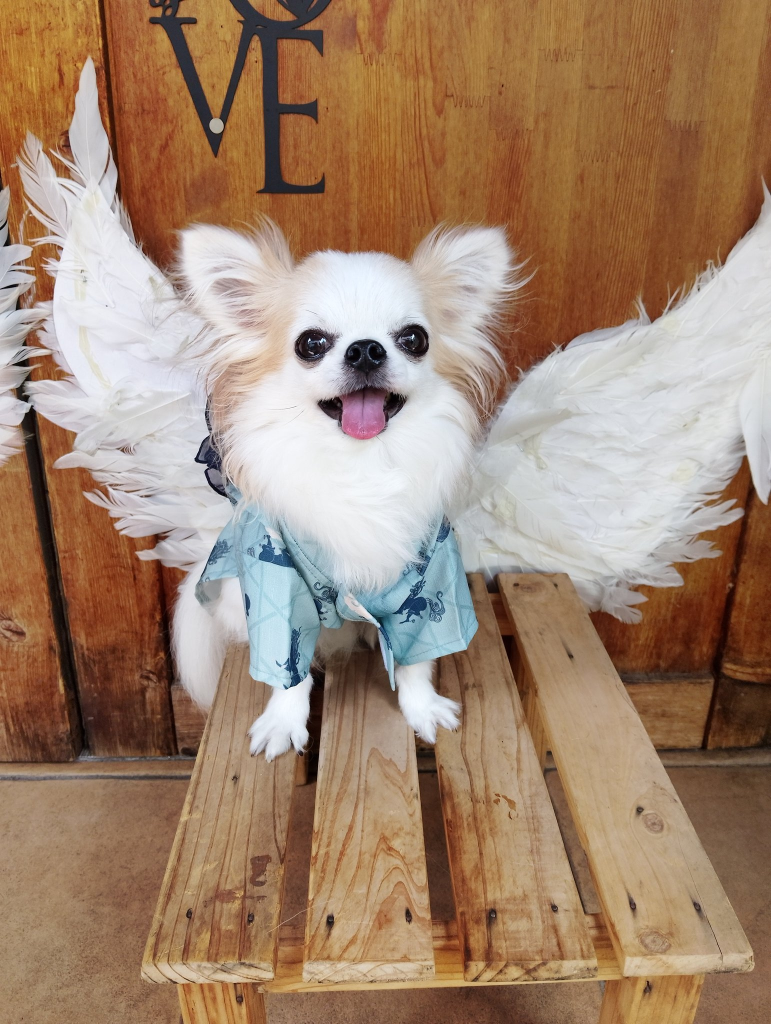
#> input picture data/Mydog.jpeg, 1542 x 2048 px (shown at 1/2 size)
$ jupyter execute --allow-errors s1.ipynb   (shell and % lines are left out)
#> lines starting #> are read from the running program, lines starting #| are printed output that depends on the picture; after the words box and inside, x2 and y2 are one past the last pixel; in counts of white or black regions, pixels touching at a corner belong together
# インストール

## 解説
- pip というコマンドを使ってパッケージをインストール
  - pip とは
    - Pythonの管理システムであり、Pythonに関わるインストール、アップデート、アンインストールを行うためのツールです。
- 利用方法
  - pip install requests は requests パッケージをインストールします。
- 注意

  - パソコンを変えない限り、基本的に1回実行すれば良い。

# 作業

[cell 1]

#!conda install -c conda-forge opencv
#!conda update -n base conda
#conda update -n base -c defaults conda
# 以下のメッセージが表示されればインストール成功
# Successfully installed opencv-python-4.10.0.84
# Note: you may need to restart the kernel to use updated packages.

# opencv-pythonのインストール
# opencv とは、画像処理ライブラリのこと

# 撮影した画像を取り込み、表示するプログラム

## 命令を使う準備

[cell 2]
import cv2 # R言語のlibrary()に相当する
# Python の OpenCV ライブラリを使うための準備です。
# OpenCV は画像処理や
# コンピュータビジョンのための非常に強力なツールキットです。
# たとえば、顔認識や画像のフィルタリングなど、画像を扱う多くのタスクに使用されます。
# 画像処理といえば、OpenCV です。

import matplotlib.pyplot as plt
# 簡単にグラフを描くための機能を提供します。

# 画面に表示するためのおまじない
# これらのコマンドを使うことで、Python で画像を処理したり、グラフを描いたりするための準備が整います。

## 画像の表示

[cell 3]
# 画像の読み込み
img = cv2.imread('/Users/oyokuratomo/Documents/KGU-Python-Programming/data/Lenna.png') # ファイルパスは自分の環境に合わせて変更してください

# 色の変換（Pythonの一般的な形式に合わせるため）
#> (the rest of this cell did not finish here and is left out)

# 顔の検出
## 画像から顔の位置を計算する

#> (a cell that did not finish here is left out)

# 計算した顔の位置を描画する

#> (a cell that did not finish here is left out)

# 人を検出してみる

[cell 6]
# 人を検出してみる

#pip install git+https://github.com/THU-MIG/yolov10.git
from ultralytics import YOLO

# Load a pretrained YOLOv10n model
#> (the rest of this cell did not finish here and is left out)

# 何をしているのか理解しよう
## 画像とはそもそもなんだろうか？

山田 宏尚. 増補改訂版 図解でわかる はじめてのデジタル画像処理 (Japanese Edition) (Kindle の位置No.279). Kindle 版.

山田 宏尚. 増補改訂版 図解でわかる はじめてのデジタル画像処理 (Japanese Edition) (Kindle の位置No.276). Kindle 版.

## 画像ってどうやって得られるの？

## 白黒画像

[cell 7]
import numpy as np
import matplotlib.pyplot as plt  # 追加

# 2x2の白黒画像データを作成
# ここでは、0が黒、255が白を表します
white_black_pic = np.array([[0, 255],
                            [255, 0]])  # 型を明示的に指定
# white_black_pic = np.array([[0, 255],
#                             [255, 0]], dtype=np.uint8)  # 型を明示的に指定

print(white_black_pic)

# [5 lines of commented-out code are left out]

plt.axis('off')  # 軸を非表示にする
plt.imshow(white_black_pic, cmap='gray')
plt.show()  # 画像を表示
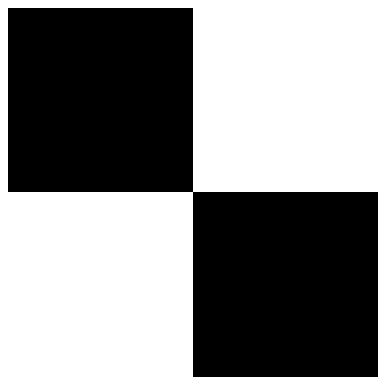
#> figure drawn by matplotlib, 1 panel

## 3*3の円

[cell 8]
# 白黒で解像度の円を表現
# ここでは、0が黒、255が白を表します
en = np.array([[0, 255, 0],
                [255, 255, 255],
                [0, 255, 0]])
print(en)
plt.axis('off')  # Hide the axes
plt.imshow(en, cmap='gray')

## 10 * 10の画像

[cell 9]
en = np.array([
        [0, 0, 0, 0, 255, 255, 0, 0, 0, 0],
        [0, 0, 0, 255, 255, 255, 255, 0, 0, 0],
        [0, 0, 255, 255, 0, 0, 255, 255, 0, 0],
        [0, 255, 255, 0, 0, 0, 0, 255, 255, 0],
        [255, 255, 0, 0, 0, 0, 0, 0, 255, 255],
        [255, 255, 0, 0, 0, 0, 0, 0, 255, 255],
        [0, 255, 255, 0, 0, 0, 0, 255, 255, 0],
        [0, 0, 255, 255, 0, 0, 255, 255, 0, 0],
        [0, 0, 0, 255, 255, 255, 255, 0, 0, 0],
        [0, 0, 0, 0, 255, 255, 0, 0, 0, 0]
        ], dtype=np.uint8)
print(en)
plt.axis('off')  # Hide the axes
plt.imshow(en, cmap='gray')
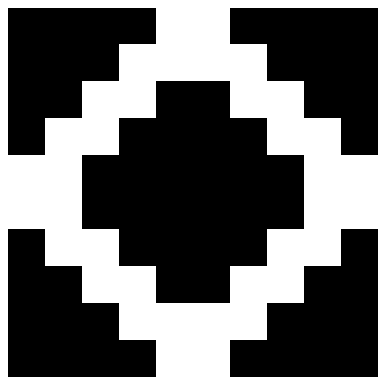
#> figure drawn by matplotlib, 1 panel

## カラー画像とは？
- RGB
  - R：赤
  - G：緑
  - B：青
- RGB とは：
  - スマートフォンやノートパソコンなどのディスプレイ上で様々な色を使うためには、色彩の表現方法が必要です。RGB では、コンピュータが赤、緑、青の濃さ（光の強さ）を合成して、ディスプレイ上に表現する色を決めています。人間は目でディスプレイの光の明暗を感じ、その光の強さから脳で色を感じ取ります。RGB では赤、緑、青の光の強さを0 から255 の整数値で表現します。RGB の数値0 は光の強さが最も弱く、数値255 は光の強さが最も強くなります。例えば、白の指定は、数値255 を利用して、[255, 255, 255] と指定します。これとは逆に、黒にするには、白の逆でRGB の各色を数値0 で[0, 0, 0] と指定します。同様に、明るい赤は[255, 0, 0] と指定し、暗い赤は[100, 0, 0]と指定します。赤と青を混色は紫になるように、明るい紫は[255, 0, 255]、暗い紫は[100, 0, 100]と指定します

[cell 10]
# 3次元配列
# R, G, B の3つの要素を持つ配列
color_image = np.array([[[255, 0, 0]]],
                    dtype=np.uint8)
print(color_image) # 画像を表示
plt.axis('off')  # Hide the axes
plt.imshow(color_image)
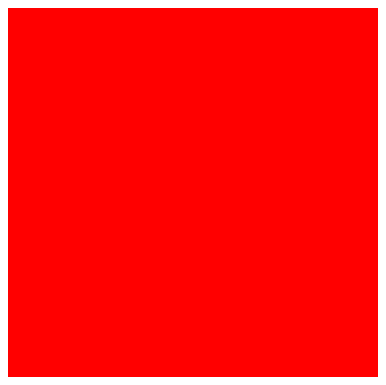
#> figure drawn by matplotlib, 1 panel

[cell 11]
color_image = np.array([[[0, 255, 0]]],
                    dtype=np.uint8)
print(color_image) # 画像を表示
plt.axis('off')  # Hide the axes
plt.imshow(color_image)
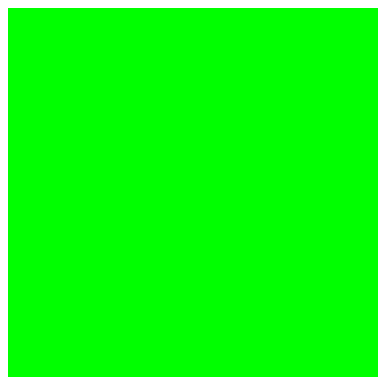
#> figure drawn by matplotlib, 1 panel

[cell 12]
color_image = np.array([[[0, 0, 255]]],
                    dtype=np.uint8)
print(color_image) # 画像を表示
plt.axis('off')  # Hide the axes
plt.imshow(color_image)
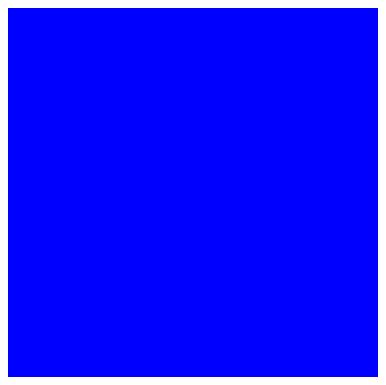
#> figure drawn by matplotlib, 1 panel

## 自分の好きな色を作る

#> (a cell that did not finish here is left out)

# 取り込んだ画像を白黒で表現しExcelで見てみよう

#> (a cell that did not finish here is left out)

gray.csv を出力したら、Excelで開いてみましょう。
その後に、下記のような色付けを行いましょう

# 2値化処理
- 2値化処理とは、画像を白と黒の2色に変換する処理です。
- 画像をグレースケールに変換し、
  - グレースケールとは、画像の各ピクセルの色を明るさの値で表現する方法です。
- その後、しきい値を設定して、明るさの値がしきい値以上のピクセルを白、しきい値未満のピクセルを黒に変換します。
- しきい値は、画像の明るさの値を基準にして決定します。
- しきい値を設定することで、画像の明るさの値を2つのグループに分けることができます。
- 2値化処理は、画像の特徴を抽出するために使用されます。
-

[cell 15]
# 2値化処理の前準備
img = cv2.imread('../../data/Mydog.jpeg')
#> img is the input picture: shape (2048, 1542, 3); mean B, G, R 111, 133, 160.9
# 色の変換（Pythonの一般的な形式に合わせるため）
img = cv2.cvtColor(img, cv2.COLOR_BGR2RGB)
# 元画像の表示
plt.imshow(img)
plt.axis('off')
plt.show()

[cell 16]
# 2値化処理
## OpenCVを使って画像をグレースケールに変換し、2値化処理を行います。
gray = cv2.cvtColor(img, cv2.COLOR_BGR2GRAY)
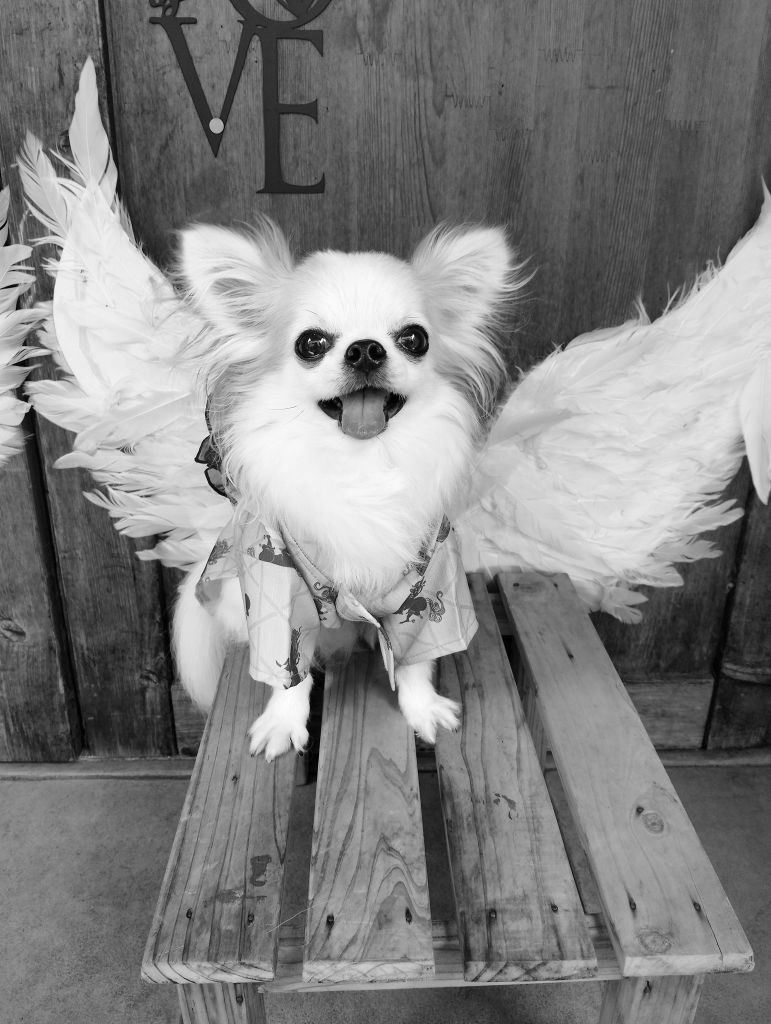
#> gray: shape (2048, 1542) (shown at 1/2 size); min 0, max 255, mean 129.6
## グレースケール画像を二値化するための処理です。
_, binary = cv2.threshold(gray, 200, 255, cv2.THRESH_BINARY)
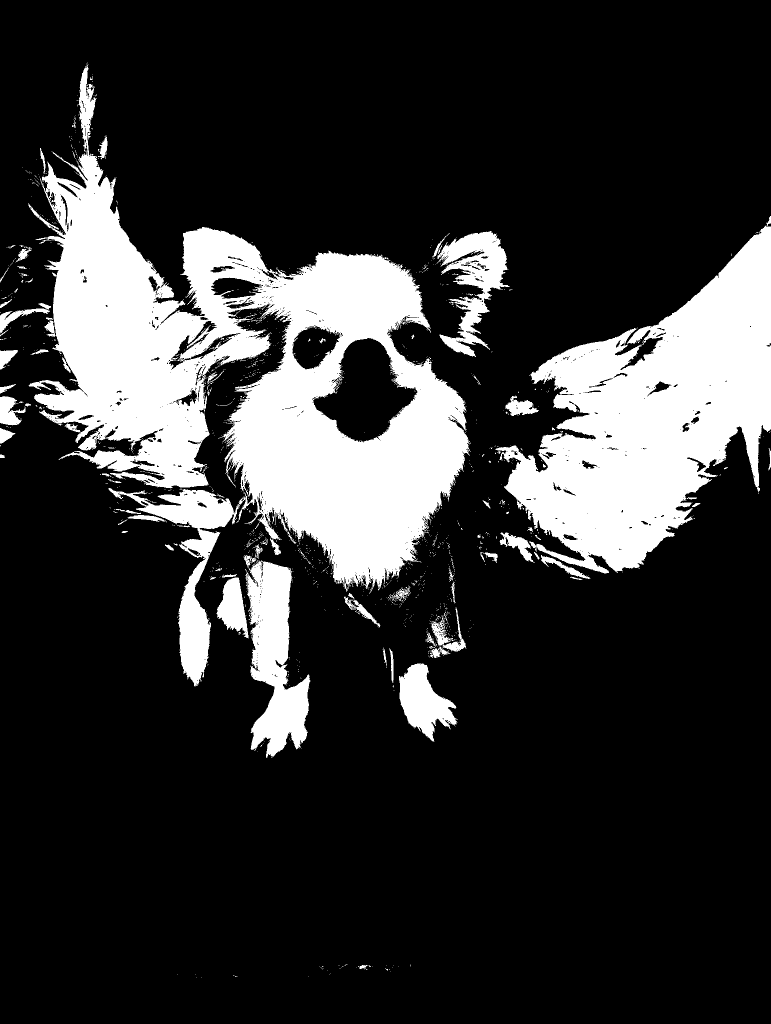
#> binary: shape (2048, 1542) (shown at 1/2 size); 20% white; 1410 white regions (1315 under 20 px), largest, box (x1, y1, x2, y2) and area: (56, 127, 941, 1373) 363458, (991, 432, 1542, 1147) 189511, (491, 1120, 621, 1516) 28650
#### 100 はしきい値で、100以下の値は0（黒）に、100より大きい値は255（白）に変換されます。
#### 100 の値を変更してみましょう。

## 画像を表示するための処理です。
# cv2.imshow()を使って表示
# cv2.imshow('Binary Image', binary)
# cv2.waitKey(0)
# cv2.destroyAllWindows()

plt.imshow(binary, cmap='gray')
plt.axis('off')
plt.show()

# 画像の反転

[cell 17]
# 画像の反転処理
# 2値化した画像を反転させる処理です。
# 反転処理は、白を黒に、黒を白に変換します。
dst = cv2.bitwise_not(binary) # 画像の反転
plt.imshow(dst, cmap='gray')
plt.axis('off')
plt.show()

# ブラー処理

[cell 18]
# ブラー処理
# 画像をぼかす処理です。ノイズを減らすために使用されます。
blurred = cv2.blur(img, (15, 15))
# ブラー処理とは、画像のピクセルを平均化して、画像を滑らかにすることです。
# (15, 15) はブラーのカーネルサイズで、画像の各ピクセルを周囲の15x15ピクセルの平均値で置き換えます。
# メディアンフィルターとの違いは、ブラー処理は平均値を使用するのに対し、メディアンフィルターは中央値を使用することです。
# ぼかした画像を表示
plt.imshow(blurred)
plt.axis('off')
plt.show()

# ぼかし処理2

[cell 19]
# メディアンフィルタを使用してノイズを除去
dst = cv2.medianBlur(img, 15) # ぼかし処理
#> dst: shape (2048, 1542, 3)
# 15 の数値を変更することで、ぼかしの強さを調整できます。
# メディアンフィルタは、画像のノイズを除去するための手法で、各ピクセルの値を周囲のピクセルの中央値に置き換えます。
plt.imshow(dst)
plt.axis('off')
plt.show()

# imori_noise.jpg を読み込み、表示する

[cell 20]
import cv2
import matplotlib.pyplot as plt
img = cv2.imread('../../data/imori_noise.jpg')
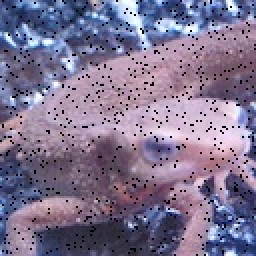
#> input picture data/imori_noise.jpg, 128 x 128 px (shown 2 times larger)
#> img is the input picture: shape (128, 128, 3); mean B, G, R 145.1, 116.1, 127.6
img = cv2.cvtColor(img, cv2.COLOR_BGR2RGB)
plt.imshow(img)
plt.axis('off')
plt.show()

[cell 21]
# メディアンフィルタを使用してノイズを除去
blurred = cv2.medianBlur(img, 3)  # メディアンフィルタ
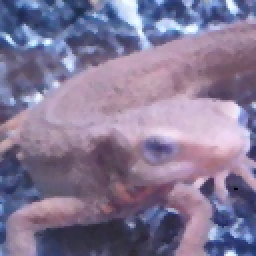
#> blurred: shape (128, 128, 3) (shown 2 times larger); mean R, G, B 132.2, 120.5, 150
# 15 の数値を変更することで、ぼかしの強さを調整できます。
plt.imshow(blurred)
plt.axis('off')
plt.show()

# エッジ検出
# 画像のエッジを検出するための処理です。

[cell 22]
# canny フィルタを使用してエッジを検出
# 画像をグレースケールに変換してから、Cannyエッジ検出を行います。
edges = cv2.Canny(gray, 40, 200)
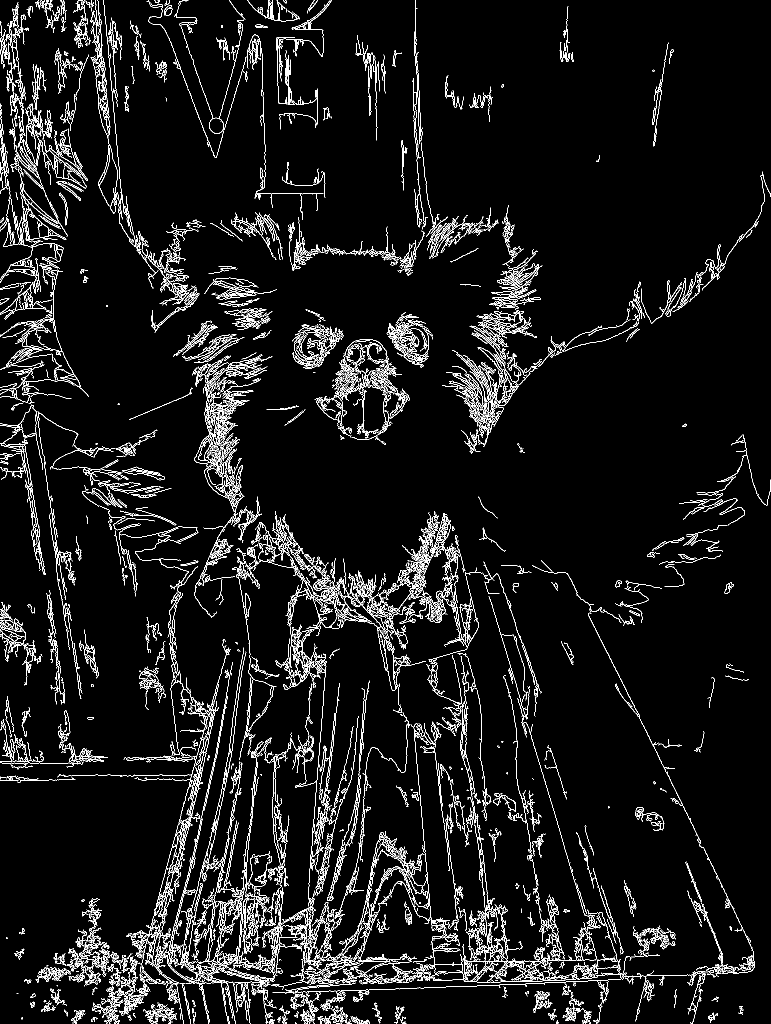
#> edges: shape (2048, 1542) (shown at 1/2 size); 5.9% white in thin lines or dots
# エッジ処理とは、画像の中で急激に色が変化する部分を検出することです。
# 40 と 200 はしきい値で、エッジ検出の感度を調整します。
# エッジ検出結果を表示
plt.imshow(edges, cmap='gray')
plt.axis('off')
plt.show()
